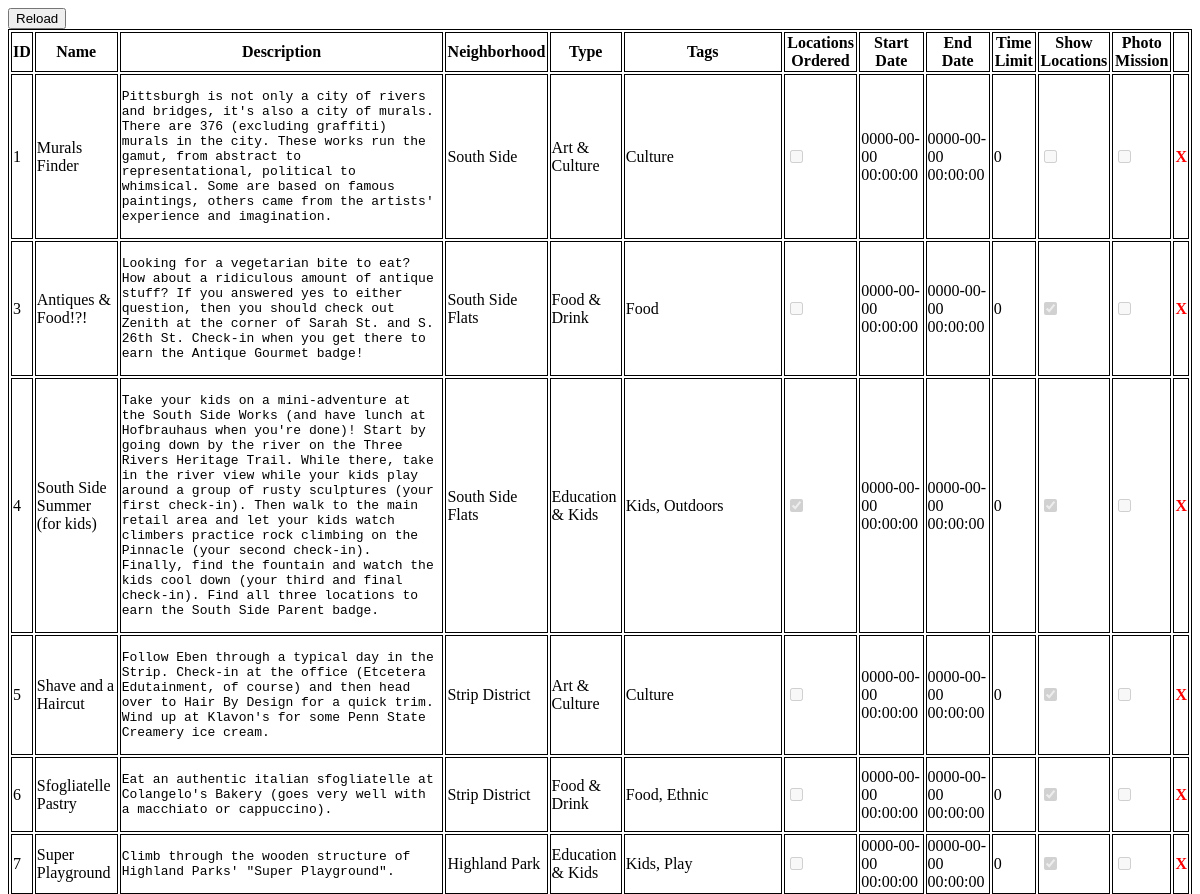
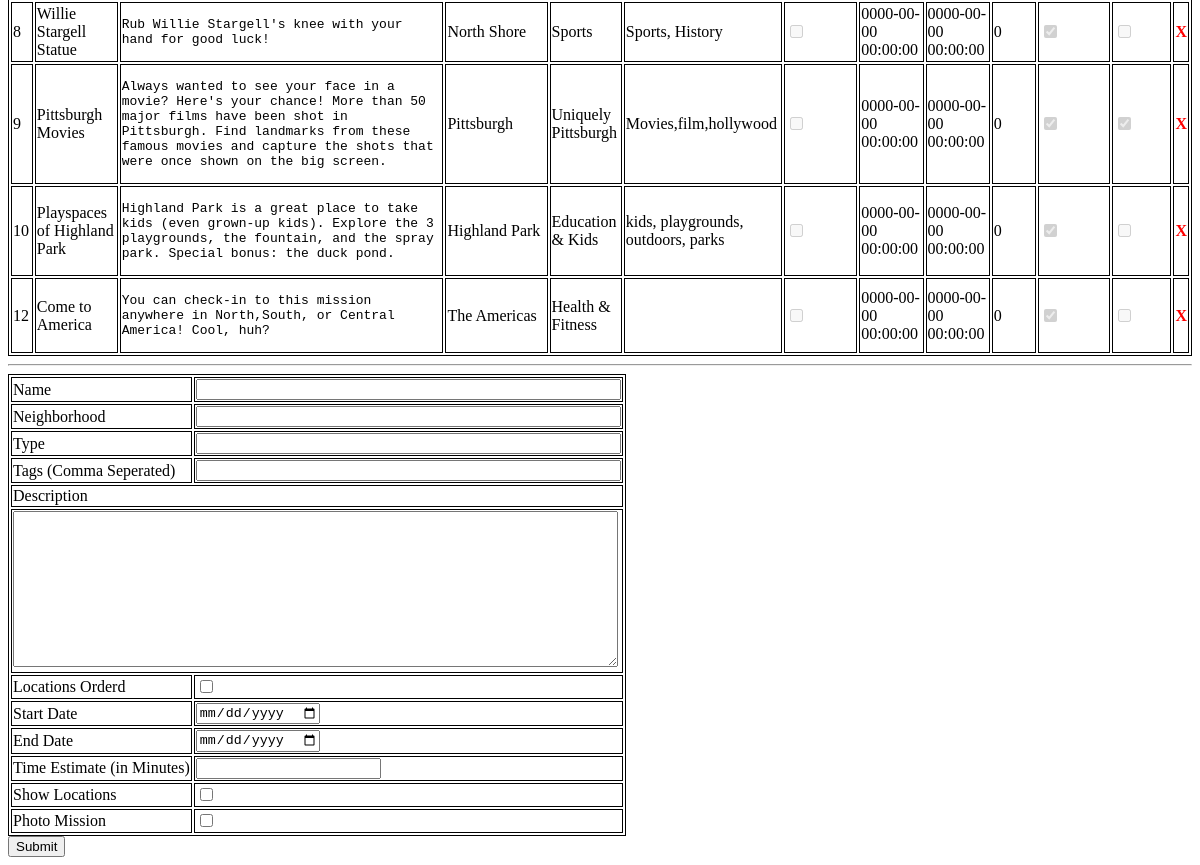
/www/dba/mission.php, run on the app's committed database (2 pictures, top to bottom).
### tables this page shows
CREATE TABLE mission (
  id int(11) NOT NULL AUTO_INCREMENT,
  `name` varchar(100) NOT NULL,
  description varchar(10000) NOT NULL,
  neighborhood varchar(1000) NOT NULL,
  `type` varchar(100) NOT NULL,
  tags varchar(1000) NOT NULL,
  locationsOrdered tinyint(1) unsigned NOT NULL,
  startDate timestamp NOT NULL DEFAULT '0000-00-00 00:00:00',
  endDate timestamp NOT NULL DEFAULT '0000-00-00 00:00:00',
  timeEstimate int(11) NOT NULL,
  showLocations tinyint(1) NOT NULL,
  photo tinyint(1) NOT NULL,
  PRIMARY KEY (id)
);

### www/dba/mission.php (the view, shortened to what this page needs)
<!DOCTYPE html>
<html>
<head>
<link rel="stylesheet" type="text/css" href="dba.css">
</head>
<body>
<?php
$db = new mysqli("localhost", "pgh-challenge", "5NdSW4FaAqQXthqs", "game");
$table = "mission";
$stmt = $db->prepare("select id, name, description, neighborhood, type, tags, locationsOrdered, startDate, endDate, timeEstimate, showLocations, photo from $table");
echo "<input class=\"refreshBtn\" type=\"button\" value=\"Reload\" onclick=\"refreshPage()\" />\n";
echo "<table id=\"dataTable\">\n";
echo "<tr><th>ID</th><th>Name</th><th>Description</th><th>Neighborhood</th><th>Type</th><th>Tags</th>".
"<th>Locations Ordered</th>".
"<th>Start Date</th><th>End Date</th><th>Time Limit</th>".
"<th>Show Locations</th><th>Photo Mission</th>";
echo "<td></td></tr>\n";
$stmt->execute();
$stmt->bind_result($id, $name, $desc, $neighborhood, $type, $tags, $ordered, $startdate, $enddate , $limit, $ShowLocations, $photo);
while($stmt->fetch())
{
	echo "<tr>".
	"<td>$id</td><td>$name</td><td><pre>".htmlspecialchars($desc)."</pre></td><td>$neighborhood</td><td>$type</td><td>$tags</td>";
	if(is_numeric($ordered) && $ordered>0) echo "<td><input type=\"checkbox\" disabled=\"disabled\" checked=\"checked\"/></td>";
	else echo "<td><input type=\"checkbox\" disabled=\"disabled\" /></td>";
	echo "<td>$startdate</td><td>$enddate</td><td>$limit</td>";
	if(is_numeric($ShowLocations) && $ShowLocations>0) echo "<td><input type=\"checkbox\" disabled=\"disabled\" checked=\"checked\"/></td>";
	else echo "<td><input type=\"checkbox\" disabled=\"disabled\" /></td>";
	if(is_numeric($photo) && $photo>0) echo "<td><input type=\"checkbox\" disabled=\"disabled\" checked=\"checked\"/></td>";
	else echo "<td><input type=\"checkbox\" disabled=\"disabled\" /></td>";
	echo "<td><a class=\"deletetext\" href=\"javascript:void(0)\" onclick=\"removeRow($id)\">X</a></td>".
	"</tr>\n";
}
echo "</table>\n";
?>
<hr/>
<form method="post" action="mission.php">
<table>
<tr><td>Name</td><td><input name="name" type="text" size="50"/ ></td></tr>
<tr><td>Neighborhood</td><td><input name="neighborhood" type="text" size="50" /></td></tr>
<tr><td>Type</td><td><input name="type" type="text" size="50" /></td></tr>
<tr><td>Tags (Comma Seperated)</td><td><input name="tags" type="text" size="50" /></td></tr>
<tr><td colspan="2">Description</td></tr>
<tr><td colspan="2"><textarea name="desc" rows="10" style="width:98.5%"></textarea></td></tr>
<tr><td>Locations Orderd</td><td><input name="ordered" type="checkbox" /></td></tr>
<tr><td>Start Date</td><td><input name="startdate" type="date" /></td></tr>
<tr><td>End Date</td><td><input name="enddate" type="date" /></td></tr>
<tr><td>Time Estimate (in Minutes)</td><td><input name="limit" type="text" /></td></tr>
<tr><td>Show Locations</td><td><input name="showLocations" type="checkbox" /></td></tr>
<tr><td>Photo Mission</td><td><input name="photo" type="checkbox" /></td></tr>
</table>
<input type="submit"/>
</form>
</body>
</html>

### www/dba/dba.css (style rules this page uses)
table, tr, td, th { border: 1px solid black; }
.errortext, .deletetext { font-weight: bold; color: red; text-decoration: none; }
.refreshBtn { vertical-align: top; display:block; }
pre { white-space: normal; }

### data on the page
mission: id "1", name "Murals Finder", description "Pittsburgh is not only a city of rivers and bridges, it's also a city of murals. There are 376 (excluding graffiti) murals in the city. These works run the gamut, from abstract to representational, political to whimsical. Some are based on famous paintings, others came from the artists' experience and imagination.", neighborhood "South Side", type "Art & Culture", tags "Culture", startDate "0000-00-00 00:00:00", endDate "0000-00-00 00:00:00", timeEstimate "0"
mission: id "3", name "Antiques & Food!?!", description "Looking for a vegetarian bite to eat? How about a ridiculous amount of antique stuff? If you answered yes to either question, then you should check out Zenith at the corner of Sarah St. and S. 26th St. Check-in when you get there to earn the Antique Gourmet badge!", neighborhood "South Side Flats", type "Food & Drink", tags "Food", startDate "0000-00-00 00:00:00", endDate "0000-00-00 00:00:00", timeEstimate "0"
mission: id "4", name "South Side Summer (for kids)", description "Take your kids on a mini-adventure at the South Side Works (and have lunch at Hofbrauhaus when you're done)! Start by going down by the river on the Three Rivers Heritage Trail. While there, take in the river view while your kids play around a group of rusty sculptures (your first check-in). Then walk to the main retail area and let your kids watch climbers practice rock climbing on the Pinnacle (your second check-in). Finally, find the fountain and watch the kids cool down (your third and final check-in). Find all three locations to earn the South Side Parent badge.", neighborhood "South Side Flats", type "Education & Kids", tags "Kids, Outdoors", startDate "0000-00-00 00:00:00", endDate "0000-00-00 00:00:00", timeEstimate "0"
mission: id "5", name "Shave and a Haircut", description "Follow Eben through a typical day in the Strip. Check-in at the office (Etcetera Edutainment, of course) and then head over to Hair By Design for a quick trim. Wind up at Klavon's for some Penn State Creamery ice cream.", neighborhood "Strip District", type "Art & Culture", tags "Culture", startDate "0000-00-00 00:00:00", endDate "0000-00-00 00:00:00", timeEstimate "0"
mission: id "6", name "Sfogliatelle Pastry", description "Eat an authentic italian sfogliatelle at Colangelo's Bakery (goes very well with a macchiato or cappuccino).", neighborhood "Strip District", type "Food & Drink", tags "Food, Ethnic", startDate "0000-00-00 00:00:00", endDate "0000-00-00 00:00:00", timeEstimate "0"
mission: id "7", name "Super Playground", description "Climb through the wooden structure of Highland Parks' \"Super Playground\".", neighborhood "Highland Park", type "Education & Kids", tags "Kids, Play", startDate "0000-00-00 00:00:00", endDate "0000-00-00 00:00:00", timeEstimate "0"
mission: id "8", name "Willie Stargell Statue", description "Rub Willie Stargell's knee with your hand for good luck!", neighborhood "North Shore", type "Sports", tags "Sports, History", startDate "0000-00-00 00:00:00", endDate "0000-00-00 00:00:00", timeEstimate "0"
mission: id "9", name "Pittsburgh Movies", description "Always wanted to see your face in a movie? Here's your chance! More than 50 major films have been shot in Pittsburgh. Find landmarks from these famous movies and capture the shots that were once shown on the big screen.", neighborhood "Pittsburgh", type "Uniquely Pittsburgh", tags "Movies,film,hollywood", startDate "0000-00-00 00:00:00", endDate "0000-00-00 00:00:00", timeEstimate "0"
mission: id "10", name "Playspaces of Highland Park", description "Highland Park is a great place to take kids (even grown-up kids). Explore the 3 playgrounds, the fountain, and the spray park. Special bonus: the duck pond.", neighborhood "Highland Park", type "Education & Kids", tags "kids, playgrounds, outdoors, parks", startDate "0000-00-00 00:00:00", endDate "0000-00-00 00:00:00", timeEstimate "0"
mission: id "12", name "Come to America", description "You can check-in to this mission anywhere in North,South, or Central America! Cool, huh?", neighborhood "The Americas", type "Health & Fitness", startDate "0000-00-00 00:00:00", endDate "0000-00-00 00:00:00", timeEstimate "0"
